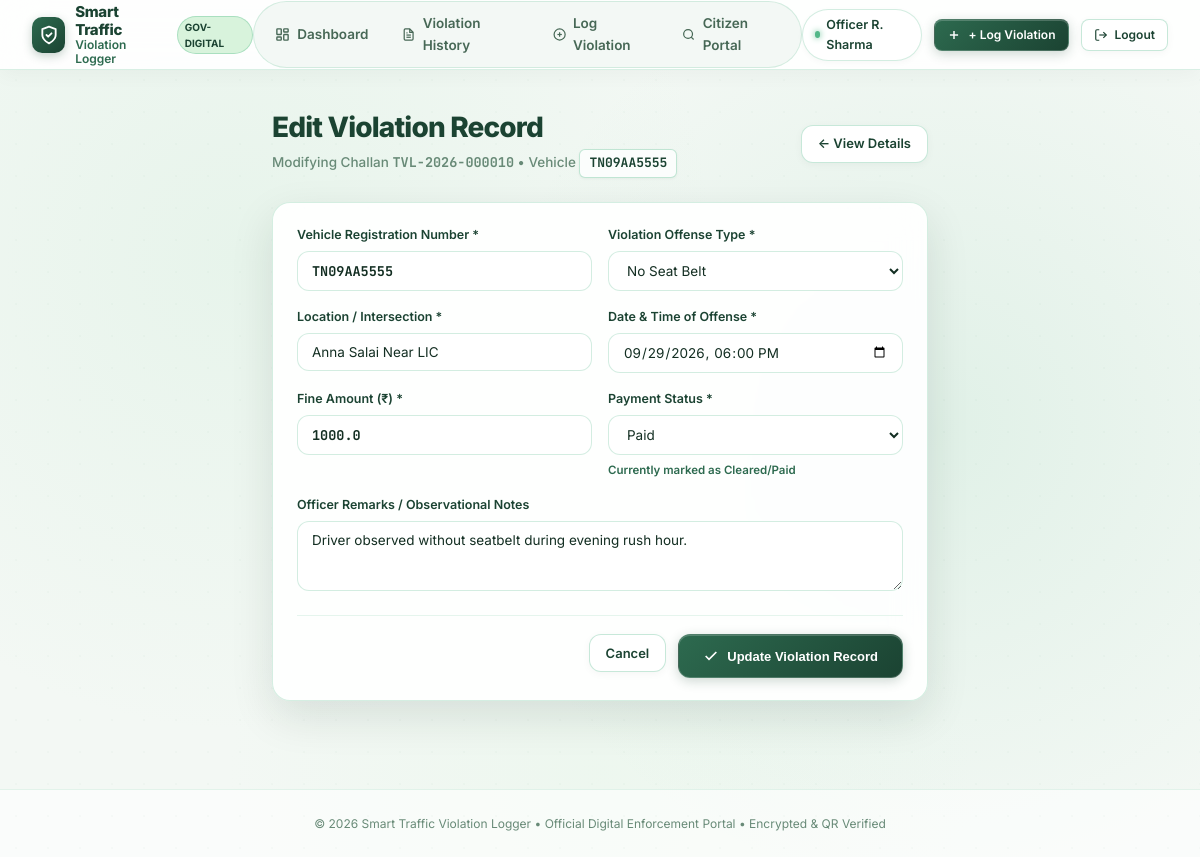
Page /violations/10/edit (signed in) on the committed database.
### models.py (models this page shows, shortened)
class Violation(db.Model):
    __tablename__ = 'violations'
    id = db.Column(db.Integer, primary_key=True)
    challan_number = db.Column(db.String(32), unique=True, nullable=False, index=True)
    vehicle_number = db.Column(db.String(20), nullable=False, index=True)
    violation_type = db.Column(db.String(100), nullable=False)
    location = db.Column(db.String(200), nullable=False)
    violation_date = db.Column(db.DateTime, nullable=False, default=utc_now)
    fine_amount = db.Column(db.Float, nullable=False)
    payment_status = db.Column(db.String(20), nullable=False, default='Unpaid')
    officer_badge = db.Column(db.String(50), nullable=True)
    officer_name = db.Column(db.String(120), nullable=True)
    qr_filename = db.Column(db.String(255), nullable=True)
    notes = db.Column(db.Text, nullable=True)
    created_at = db.Column(db.DateTime, default=utc_now)
    updated_at = db.Column(db.DateTime, default=utc_now, onupdate=utc_now)
    @property
    def is_paid(self):
        return self.payment_status.strip().lower() == 'paid'

### app.py (the view, shortened to what this page needs)
    @app.route('/violations/<int:id>/edit', methods=['GET', 'POST'])
    @login_required
    def edit_violation(id):
        violation = db.get_or_404(Violation, id)
        formatted_dt = (
            violation.violation_date.strftime('%Y-%m-%dT%H:%M')
            if violation.violation_date else ''
        )
        return render_template(
            'edit_violation.html',
            violation=violation,
            violation_types=VIOLATION_TYPES,
            formatted_dt=formatted_dt
        )

### templates/edit_violation.html (shortened to what this page needs)
{% extends "base.html" %}
{% block content %}
<div class="page-container" style="max-width: 720px;">
  <div class="page-header">
    <div class="page-header-info">
      <h1 class="page-title">Edit Violation Record</h1>
      <p class="page-subtitle">Modifying Challan <strong class="font-mono">{{ violation.challan_number }}</strong> &bull; Vehicle <span class="vehicle-plate">{{ violation.vehicle_number }}</span></p>
    </div>
    <div class="page-header-actions">
      <a href="{{ url_for('violation_detail', id=violation.id) }}" class="btn-secondary">
        &larr; View Details
      </a>
    </div>
  </div>
  <div class="card" style="box-shadow: var(--shadow-elevated);">
    <form method="POST" action="{{ url_for('edit_violation', id=violation.id) }}">
      <div class="form-grid-2">
        <div class="form-field">
          <label for="vehicle_number">Vehicle Registration Number *</label>
          <input
            type="text"
            id="vehicle_number"
            name="vehicle_number"
            value="{{ violation.vehicle_number }}"
            required
            style="text-transform: uppercase; font-family: 'JetBrains Mono', monospace; font-weight: 700;"
          >
        </div>
        <div class="form-field">
          <label for="violation_type">Violation Offense Type *</label>
          <select id="violation_type" name="violation_type" required>
            {% for v_type, fine in violation_types %}
              <option value="{{ v_type }}" {% if violation.violation_type == v_type %}selected{% endif %}>
                {{ v_type }}
              </option>
            {% endfor %}
          </select>
        </div>
      </div>
      <div class="form-grid-2">
        <div class="form-field">
          <label for="location">Location / Intersection *</label>
          <input
            type="text"
            id="location"
            name="location"
            value="{{ violation.location }}"
            required
          >
        </div>
        <div class="form-field">
          <label for="violation_date">Date &amp; Time of Offense *</label>
          <input
            type="datetime-local"
            id="violation_date"
            name="violation_date"
            value="{{ formatted_dt }}"
            required
          >
        </div>
      </div>
      <div class="form-grid-2">
        <div class="form-field">
          <label for="fine_amount">Fine Amount (₹) *</label>
          <input
            type="number"
            step="0.01"
            min="1"
            id="fine_amount"
            name="fine_amount"
            value="{{ violation.fine_amount }}"
            required
            style="font-family: 'JetBrains Mono', monospace; font-weight: 700;"
          >
        </div>
        <div class="form-field">
          <label for="payment_status">Payment Status *</label>
          <select id="payment_status" name="payment_status" required>
            <option value="Paid" {% if violation.is_paid %}selected{% endif %}>Paid</option>
          </select>
          {% if violation.is_paid %}
            <span class="help-text" style="color: var(--eb-emerald); font-weight: 600;">Currently marked as Cleared/Paid</span>
          {% else %}
            <span class="help-text" style="color: var(--color-danger);">Currently marked as Pending/Unpaid</span>
          {% endif %}
        </div>
      </div>
      <div class="form-field">
        <label for="notes">Officer Remarks / Observational Notes</label>
        <textarea id="notes" name="notes" rows="3">{{ violation.notes or '' }}</textarea>
      </div>
      <div style="display: flex; justify-content: flex-end; gap: 12px; margin-top: 24px; padding-top: 18px; border-top: 1px solid var(--border-subtle);">
        <a href="{{ url_for('violation_detail', id=violation.id) }}" class="btn-secondary">Cancel</a>
        <button type="submit" class="btn-primary" style="height: 44px; padding: 0 24px;">
          <svg width="16" height="16" viewBox="0 0 24 24" fill="none" stroke="currentColor" stroke-width="2.5">
            <polyline points="20 6 9 17 4 12"/>
          </svg>
          Update Violation Record
        </button>
      </div>
    </form>
  </div>
</div>
{% endblock %}

### templates/base.html (shortened to what this page needs)
<!DOCTYPE html>
<html lang="en">
<head>
  <link rel="stylesheet" href="{{ url_for('static', filename='css/style.css') }}">
</head>
<body class="app-shell">
  <header class="eb-top-nav">
    <div class="eb-top-nav-inner">
      <a href="{{ url_for('dashboard') if session.get('officer_id') else url_for('public_search') }}" class="eb-nav-brand">
        <div class="eb-nav-logo-mark">
          <svg width="20" height="20" viewBox="0 0 24 24" fill="none" stroke="currentColor" stroke-width="2.2" stroke-linecap="round" stroke-linejoin="round">
            <path d="M12 22s8-4 8-10V5l-8-3-8 3v7c0 6 8 10 8 10z"/>
            <path d="m9 12 2 2 4-4"/>
          </svg>
        </div>
        <div class="eb-nav-brand-text">
          <span class="eb-brand-word-primary">Smart Traffic</span>
          <span class="eb-brand-word-secondary">Violation Logger</span>
        </div>
        <span class="eb-nav-badge">GOV-DIGITAL</span>
      </a>
      <nav class="eb-nav-links" id="navLinks">
        {% if session.get('officer_id') %}
          <a href="{{ url_for('dashboard') }}" class="eb-nav-link {% if request.endpoint == 'dashboard' %}eb-nav-link--active{% endif %}">
            <svg width="15" height="15" viewBox="0 0 24 24" fill="none" stroke="currentColor" stroke-width="2.2">
              <rect width="7" height="9" x="3" y="3" rx="1"/>
              <rect width="7" height="5" x="14" y="3" rx="1"/>
              <rect width="7" height="9" x="14" y="12" rx="1"/>
              <rect width="7" height="5" x="3" y="16" rx="1"/>
            </svg>
            Dashboard
          </a>
          <a href="{{ url_for('violations') }}" class="eb-nav-link {% if request.endpoint in ['violations', 'violation_detail'] %}eb-nav-link--active{% endif %}">
            Violation History
          </a>
          <a href="{{ url_for('add_violation') }}" class="eb-nav-link {% if request.endpoint == 'add_violation' %}eb-nav-link--active{% endif %}">
            <svg width="15" height="15" viewBox="0 0 24 24" fill="none" stroke="currentColor" stroke-width="2.2">
              <circle cx="12" cy="12" r="10"/>
              <line x1="12" y1="8" x2="12" y2="16"/>
              <line x1="8" y1="12" x2="16" y2="12"/>
            </svg>
            Log Violation
          </a>
        {% endif %}
        <a href="{{ url_for('public_search') }}" class="eb-nav-link {% if request.endpoint == 'public_search' %}eb-nav-link--active{% endif %}">
          <svg width="15" height="15" viewBox="0 0 24 24" fill="none" stroke="currentColor" stroke-width="2.2">
            <circle cx="11" cy="11" r="8"/>
            <path d="m21 21-4.3-4.3"/>
          </svg>
          Citizen Portal
        </a>
      </nav>
      <div class="eb-nav-actions">
        {% if session.get('officer_id') %}
          <div class="officer-badge-pill" title="Active Logged-in Officer">
            <span class="officer-dot"></span>
            <span>{{ session.get('officer_name', 'Officer') }}</span>
          </div>
          <a href="{{ url_for('add_violation') }}" class="btn-primary btn-sm">
            <svg width="14" height="14" viewBox="0 0 24 24" fill="none" stroke="currentColor" stroke-width="2.5">
              <line x1="12" y1="5" x2="12" y2="19"/>
              <line x1="5" y1="12" x2="19" y2="12"/>
            </svg>
            + Log Violation
          </a>
          <a href="{{ url_for('logout') }}" class="btn-secondary btn-sm" title="Log out">
            <svg width="14" height="14" viewBox="0 0 24 24" fill="none" stroke="currentColor" stroke-width="2">
              <path d="M9 21H5a2 2 0 0 1-2-2V5a2 2 0 0 1 2-2h4"/>
              <polyline points="16 17 21 12 16 7"/>
              <line x1="21" x2="9" y1="12" y2="12"/>
            </svg>
            Logout
          </a>
        {% endif %}
      </div>
    </div>
  </header>
  <main class="main-content">
    {% block content %}{% endblock %}
  </main>
  <footer class="eb-footer">
    <div class="page-container" style="padding-top:0; padding-bottom:0;">
      <p>&copy; 2026 Smart Traffic Violation Logger &bull; Official Digital Enforcement Portal &bull; Encrypted &amp; QR Verified</p>
    </div>
  </footer>
</body>
</html>

### rows in the picture
Violation: get "Officer R. Sharma", challan_number "TVL-2026-000010", vehicle_number "TN09AA5555", violation_type "No Seat Belt", location "Anna Salai Near LIC", fine_amount "1000.0", payment_status "Paid", notes "Driver observed without seatbelt during evening rush hour."
